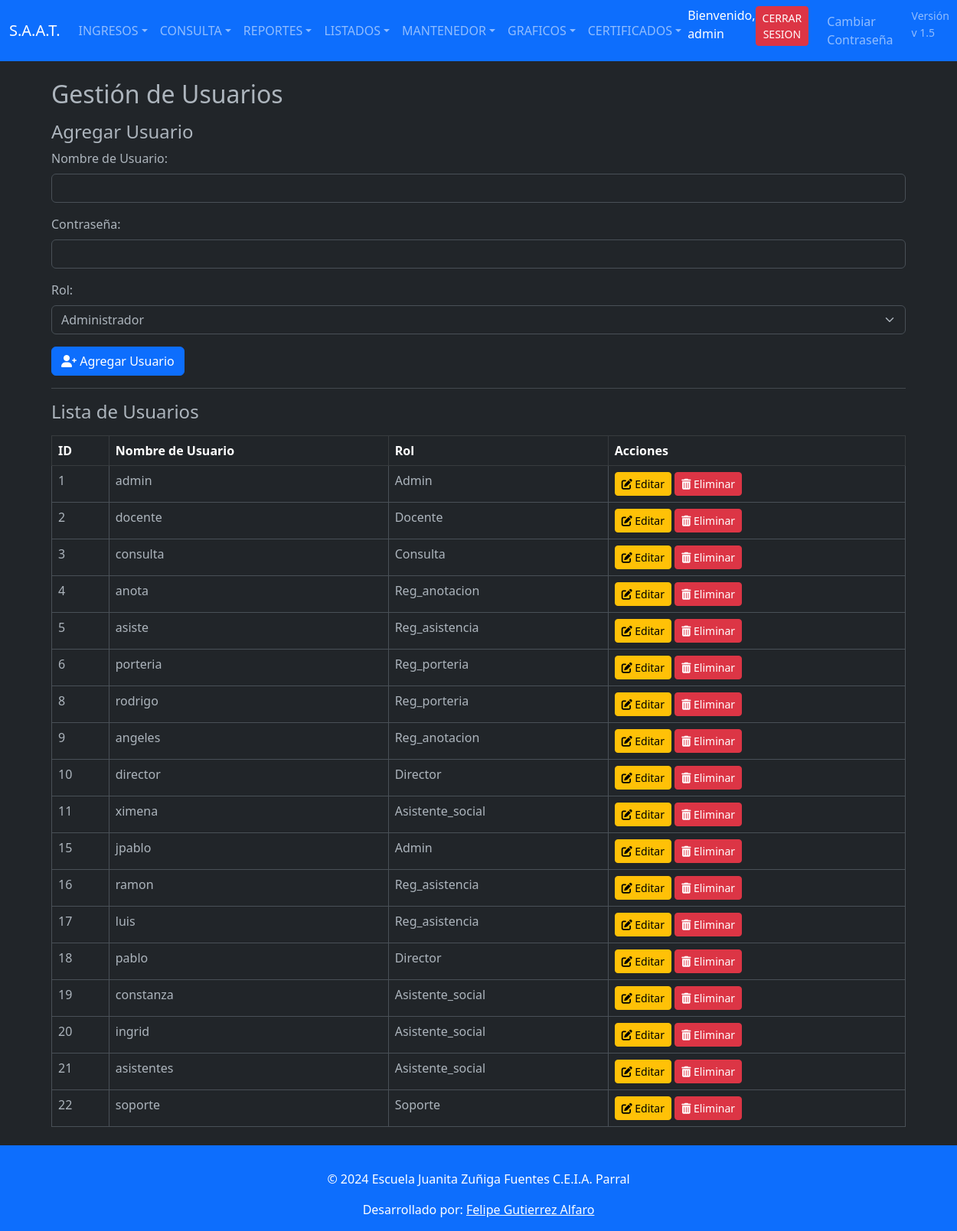
/admin/gestion_usuarios.php (signed in), run on the app's committed database.
### tables this page shows
CREATE TABLE IF NOT EXISTS `usuarios` (
  `id` int NOT NULL AUTO_INCREMENT,
  `username` varchar(60) NOT NULL,
  `password` varchar(255) NOT NULL,
  `role` enum('admin','docente','soporte','consulta','reg_anotacion','reg_asistencia','reg_porteria','inspector','director','utp','administrativo','asistente_social','sige') NOT NULL,
  `mail` varchar(100) DEFAULT NULL,
  PRIMARY KEY (`id`)
);

### admin/gestion_usuarios.php (the view, shortened to what this page needs)
<?php
include '../includes/navbar.php';
include '../includes/config.php';
try {
    $query = "SELECT * FROM usuarios";
    $stmt = $conn->query($query);
    $usuarios = $stmt->fetchAll(PDO::FETCH_ASSOC);
} catch (PDOException $e) {
    echo "<div class='alert alert-danger'>Error al obtener usuarios: " . $e->getMessage() . "</div>";
}
?>
<!DOCTYPE html>
<html lang="es" data-bs-theme="dark">
<head>
    <link href="https://cdn.jsdelivr.net/npm/bootstrap@5.3.0/dist/css/bootstrap.min.css" rel="stylesheet">
    <link href="https://cdnjs.cloudflare.com/ajax/libs/font-awesome/6.0.0-beta3/css/all.min.css" rel="stylesheet">
</head>
<body>
    <div class="container mt-4">
        <h2>Gestión de Usuarios</h2>
        <form action="gestion_usuarios.php" method="POST" class="mt-3">
            <h4>Agregar Usuario</h4>
            <div class="mb-3">
                <label for="username" class="form-label">Nombre de Usuario:</label>
                <input type="text" name="username" class="form-control" required>
            </div>
            <div class="mb-3">
                <label for="password" class="form-label">Contraseña:</label>
                <input type="password" name="password" class="form-control" required>
            </div>
            <div class="mb-3">
                <label for="role" class="form-label">Rol:</label>
                <select name="role" class="form-select" required>
                    <option value="admin">Administrador</option>
                </select>
            </div>
            <button type="submit" name="agregar_usuario" class="btn btn-primary">
                <i class="fas fa-user-plus"></i> Agregar Usuario
            </button>
        </form>
        <hr>
        <h4>Lista de Usuarios</h4>
        <table class="table table-bordered mt-3">
            <thead class="table-dark">
                <tr>
                    <th>ID</th>
                    <th>Nombre de Usuario</th>
                    <th>Rol</th>
                    <th>Acciones</th>
                </tr>
            </thead>
            <tbody>
            <tbody>
                <?php foreach ($usuarios as $row): ?>
                    <tr>
                        <td><?= $row['id']; ?></td>
                        <td><?= htmlspecialchars($row['username']); ?></td>
                        <td><?= ucfirst(htmlspecialchars($row['role'])); ?></td>
                        <td>
                            <a href="editar_usuario2.php?id=<?= $row['id']; ?>" class="btn btn-warning btn-sm">
                                <i class="fas fa-edit"></i> Editar
                            </a>
                            <a href="gestion_usuarios.php?eliminar=<?= $row['id']; ?>" class="btn btn-danger btn-sm"
                                onclick="return confirm('¿Estás seguro de que deseas eliminar este usuario?');">
                                <i class="fas fa-trash-alt"></i> Eliminar
                            </a>
                        </td>
                    </tr>
                <?php endforeach; ?>
            </tbody>
            </tbody>
        </table>
    </div>
    <footer class="bg-primary text-white text-center py-3 mt-4">
        <div class="container">
            <?php include '../includes/footer.php'; ?>
        </div>
    </footer>
</body>
</html>

### data on the page
usuarios: id "1", username "admin", role "Admin"
usuarios: id "2", username "docente", role "Docente"
usuarios: id "3", username "consulta", role "Consulta"
usuarios: id "4", username "anota", role "Reg_anotacion"
usuarios: id "5", username "asiste", role "Reg_asistencia"
usuarios: id "6", username "porteria", role "Reg_porteria"
usuarios: id "8", username "rodrigo", role "Reg_porteria"
usuarios: id "9", username "angeles", role "Reg_anotacion"
usuarios: id "10", username "director", role "Director"
usuarios: id "11", username "ximena", role "Asistente_social"
usuarios: id "15", username "jpablo", role "Admin"
usuarios: id "16", username "ramon", role "Reg_asistencia"
usuarios: id "17", username "luis", role "Reg_asistencia"
usuarios: id "18", username "pablo", role "Director"
usuarios: id "19", username "constanza", role "Asistente_social"
usuarios: id "20", username "ingrid", role "Asistente_social"
usuarios: id "21", username "asistentes", role "Asistente_social"
usuarios: id "22", username "soporte", role "Soporte"

### other printed values
$username "admin"
$appVersion "v 1.5"
